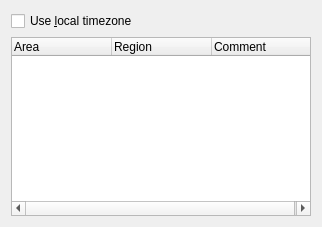
<ui version="4.0" >
 <class>timezonesConfig</class>
 <widget class="QWidget" name="timezonesConfig" >
  <property name="geometry" >
   <rect>
    <x>0</x>
    <y>0</y>
    <width>308</width>
    <height>227</height>
   </rect>
  </property>
  <layout class="QVBoxLayout" >
   <item>
    <widget class="QCheckBox" name="localTimeZone" >
     <property name="text" >
      <string>Use &amp;local timezone</string>
     </property>
    </widget>
   </item>
   <item>
    <widget class="KTimeZoneWidget" name="timeZones" >
     <property name="minimumSize" >
      <size>
       <width>300</width>
       <height>150</height>
      </size>
     </property>
     <column>
      <property name="text" >
       <string>Area</string>
      </property>
     </column>
     <column>
      <property name="text" >
       <string>Region</string>
      </property>
     </column>
     <column>
      <property name="text" >
       <string>Comment</string>
      </property>
     </column>
    </widget>
   </item>
  </layout>
 </widget>
 <customwidgets>
  <customwidget>
   <class>KTimeZoneWidget</class>
   <extends>QTreeWidget</extends>
   <header>ktimezonewidget.h</header>
  </customwidget>
 </customwidgets>
 <resources/>
 <connections>
  <connection>
   <sender>localTimeZone</sender>
   <signal>toggled(bool)</signal>
   <receiver>timeZones</receiver>
   <slot>setDisabled(bool)</slot>
   <hints>
    <hint type="sourcelabel" >
     <x>209</x>
     <y>53</y>
    </hint>
    <hint type="destinationlabel" >
     <x>209</x>
     <y>239</y>
    </hint>
   </hints>
  </connection>
 </connections>
</ui>
